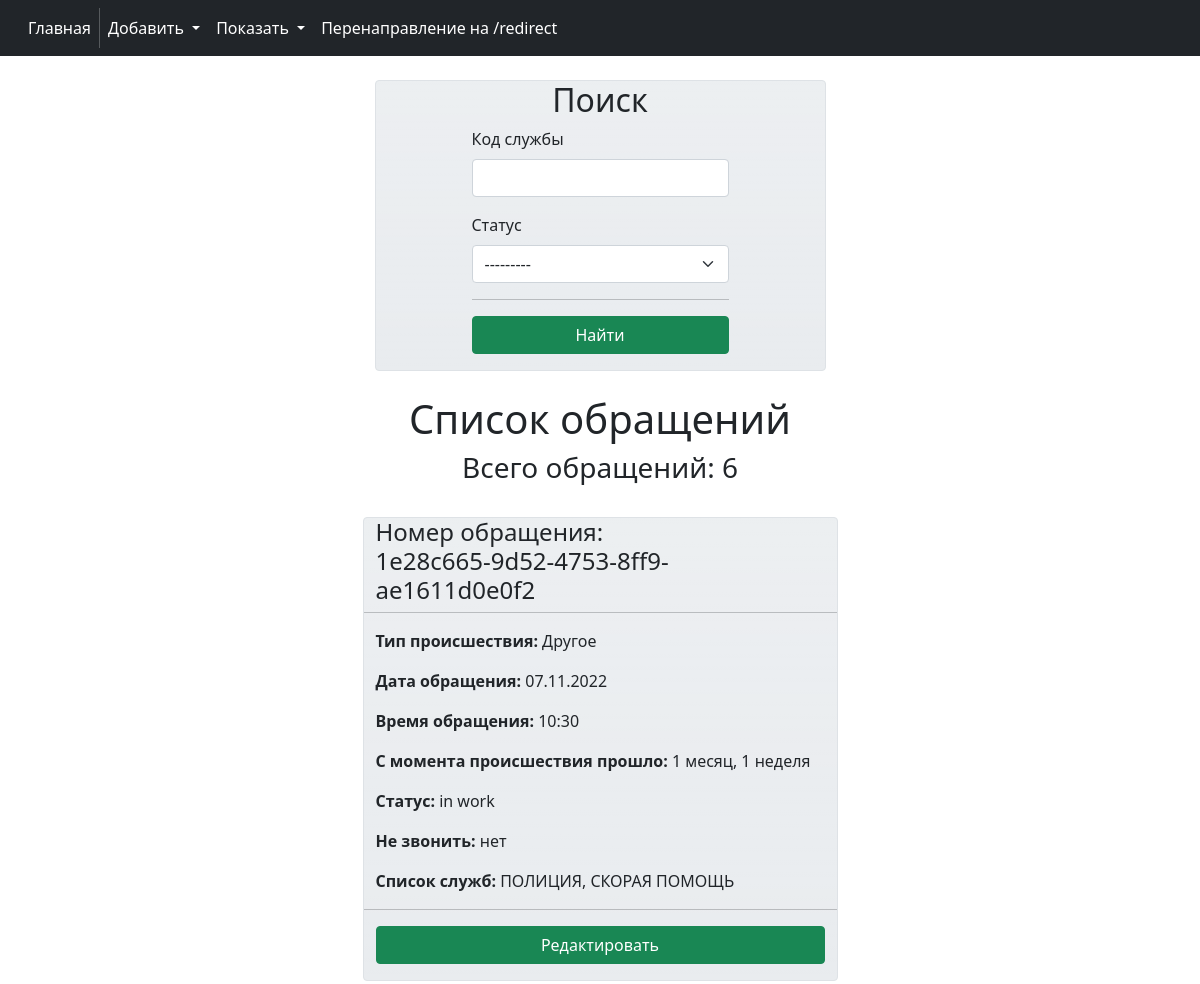
The app's page /appeals/ (upper part), older data.
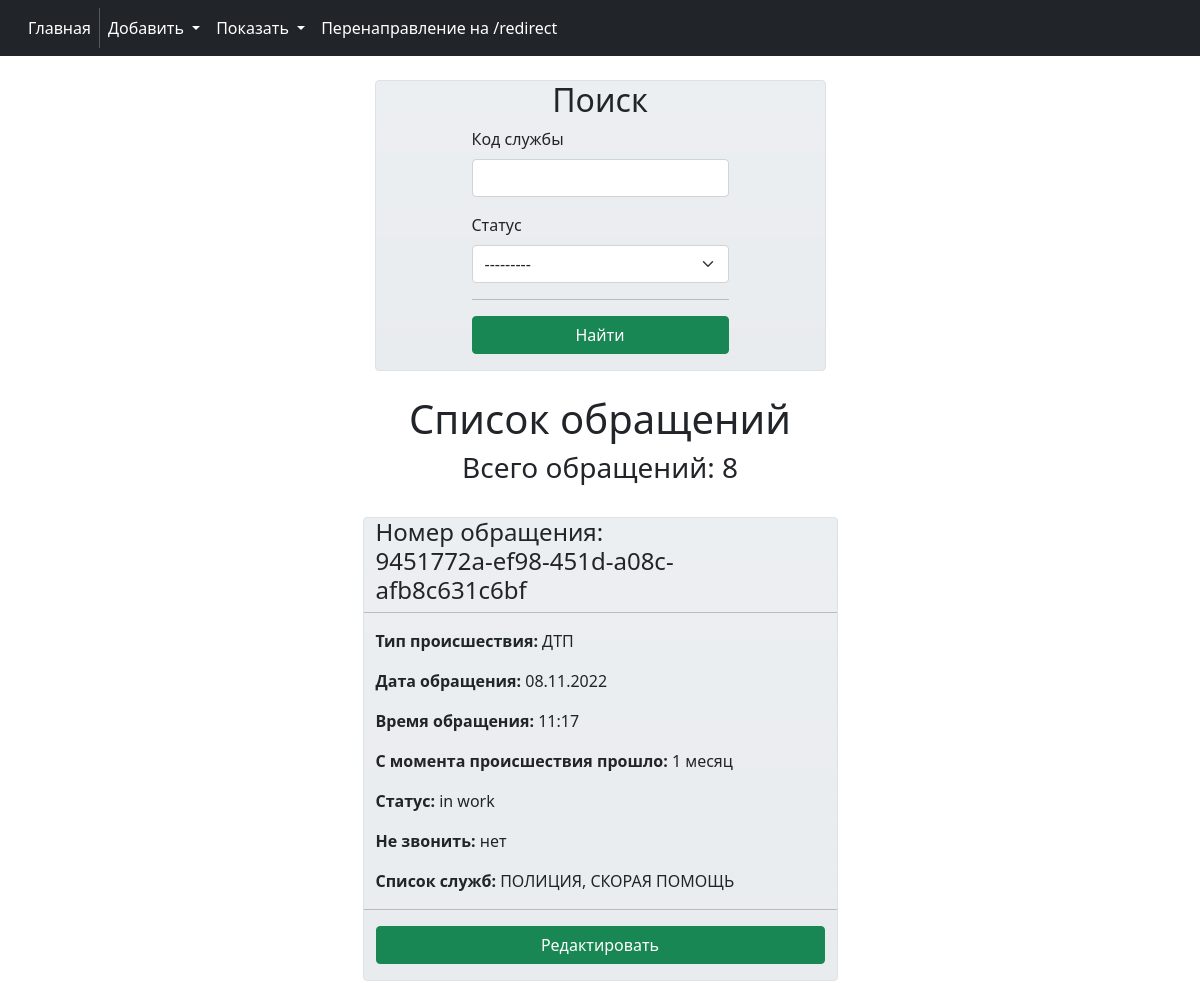
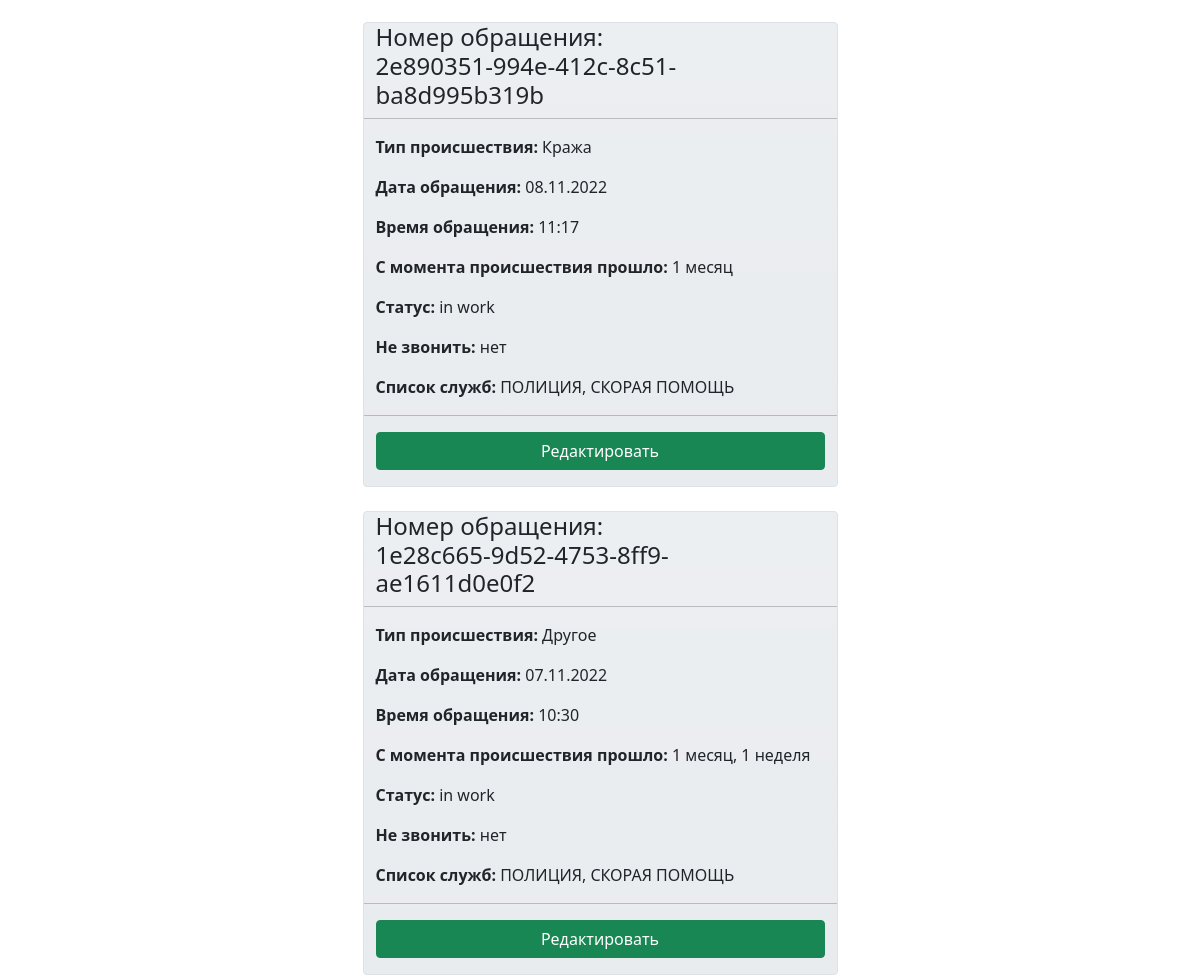
The same page, newer data (2 pictures, top to bottom).
### app112/models.py (models this page shows, shortened)
class Appeal(models.Model):
    date = models.DateTimeField('Дата обращения', auto_now_add=True)
    number = models.UUIDField('Номер обращения', default=uuid.uuid4, unique=True, editable=False)
    incidents = models.CharField('Тип происшествия', max_length=255, choices=consts.INCIDENT_CHOICES, default='Другое',
                                 blank=True)
    status = models.CharField('Статус', max_length=255, choices=consts.STATUS_CHOICE, default='in work')
    count_injured = models.PositiveSmallIntegerField('Количество пострадавших', null=True, blank=True)
    dontCall = models.BooleanField('Не звонить', default=True)
    applicant = models.ForeignKey(Applicant, on_delete=models.CASCADE,
                                  related_name='appeals', verbose_name='Заявитель')
    service = models.ManyToManyField(EmergencyService, related_name='appeals',
                                     verbose_name='Сервис', blank=True)
    class Meta:
        verbose_name = 'Обращение'
        verbose_name_plural = 'Обращения'
        ordering = ('date', 'number')

class EmergencyService(models.Model):
    title = models.CharField(max_length=255, verbose_name='Название')
    service_code = models.CharField(max_length=255, verbose_name='Код службы', blank=True)
    phone = models.PositiveBigIntegerField(verbose_name='Телефон', null=True)
    def __str__(self):
        return self.title
    class Meta:
        verbose_name = 'Экстренная служба'
        verbose_name_plural = 'Экстренные службы'

### app112/classviews.py (the view)
# urls.py: path('appeals/', Appeals.as_view(), name='appeals'),
class Appeals(FilterView, ListView):
    model = models.Appeal
    template_name = 'app112/appeals.html'
    extra_context = {'title': 'Обращения'}
    filterset_class = AppealFilter
    def get_queryset(self):
        return self.model.objects.order_by('-date')

### app112/templates/app112/appeals.html (shortened to what this page needs)
{% extends 'app112/base.html' %}
{% load crispy_forms_filters %}
{% load crispy_forms_tags %}
{% block content %}
    <div class="d-flex justify-content-center border rounded bg-gradient" style="background-color: #e9ecef">
            <form method="GET">
                <h2 class="text-center">Поиск</h2>
                <div>{{ filter.form.service|as_crispy_field }}</div>
                <div>{{ filter.form.status|as_crispy_field }}</div>
                <hr>
                <div class="d-grid mb-3"><button class="btn btn-success" type="submit">Найти</button></div>
            </form>
    </div>
    <br>
    <div class="text-center">
        <p class="h1">Список обращений</p>
        <h3>Всего обращений: {{filter.qs|length}}</h3>
    </div>
    <br>
    {% for appeal in filter.qs %}
        <div class="row justify-content-center border rounded bg-gradient" style="background-color: #e9ecef">
            <h4>Номер обращения:<br> {{appeal.number}}</h4>
            <hr>
            <p><b>Тип происшествия: </b> {{ appeal.incidents }} </p>
            <p><b>Дата обращения:</b> {{ appeal.date|date:"d.m.Y" }}</p>
            <p><b>Время обращения:</b> {{ appeal.date|time }}</p>
            <p><b>С момента происшествия прошло:</b> {{ appeal.date|timesince }}</p>
            <p><b>Статус:</b> {{ appeal.status }}</p>
            <p><b>Не звонить:</b> {{ appeal.id_inc.dontCall|yesno }}</p>
            <p><b>Список служб:</b>
                {% if appeal.service.all %} {{ appeal.service.all|join:", "|upper }} {% else %} Пусто {% endif %}
            </p>
            <hr>
            <p class="d-grid"><a class="btn btn-success" href="{% url 'app112:edit_appeal' appeal.id %}">Редактировать</a></p>
        </div>
        <br>
    {% endfor %}
{% endblock %}

### app112/templates/app112/base.html (shortened to what this page needs)
{% load crispy_forms_filters %}
{% load crispy_forms_tags %}
<!DOCTYPE html>
<html lang="ru">
    <head>
        <link href="https://cdn.jsdelivr.net/npm/bootstrap@5.1.3/dist/css/bootstrap.min.css" rel="stylesheet"
>
    </head>
    <body>
        {% block mainmenu %}
            <nav class="navbar navbar-expand-lg navbar-dark bg-dark">
                <div class="container-fluid ms-2 sticky-top">
                    <div class="collapse navbar-collapse" id="navbarSupportedContent">
                        <ul class="navbar-nav me-auto mb-2 mb-lg-0">
                            <li class="nav-item">
                                <a class="nav-link active" href="{% url 'app112:home' %}">
                                    Главная
                                </a>
                            </li>
                            <li class="nav-item dropdown">
                                <a class="nav-link active dropdown-toggle" href="#" id="navbarDropdown" role="button" data-bs-toggle="dropdown" aria-expanded="false">
                                    Добавить
                                </a>
                            </li>
                            <li class="nav-item dropdown">
                                <a class="nav-link active dropdown-toggle" href="#" id="navbarDropdown" role="button" data-bs-toggle="dropdown" aria-expanded="false">
                                    Показать
                                </a>
                            </li>
                            <li class="nav-item">
                                <a class="nav-link active" title="С redirect2 на redirect" href="{% url 'app112:redirect' %}">
                                    Перенаправление на /redirect
                                </a>
                            </li>
                        </ul>
                    </div>
                </div>
            </nav>
        {% endblock %}
        <br>
        <div class="container">
            <div class="row justify-content-center">
                <div class="col-5">
                  {% block content %}
                  {% endblock %}
                </div>
            </div>
        </div>
    </body>
</html>

Row changes from the older to the newer data that the page shows:
added Appeal: number "9451772a-ef98-451d-a08c-afb8c631c6bf", incidents "ДТП", date "08.11.2022", date "11:17", date "1 месяц", status "in work", id_inc.dontCall "нет", service.all "ПОЛИЦИЯ, СКОРАЯ ПОМОЩЬ"
added Appeal: number "2e890351-994e-412c-8c51-ba8d995b319b", incidents "Кража", date "08.11.2022", date "11:17", date "1 месяц", status "in work", id_inc.dontCall "нет", service.all "ПОЛИЦИЯ, СКОРАЯ ПОМОЩЬ"
Text that changed along with them:
{{ filter.qs|length }}: "6" → "8"
